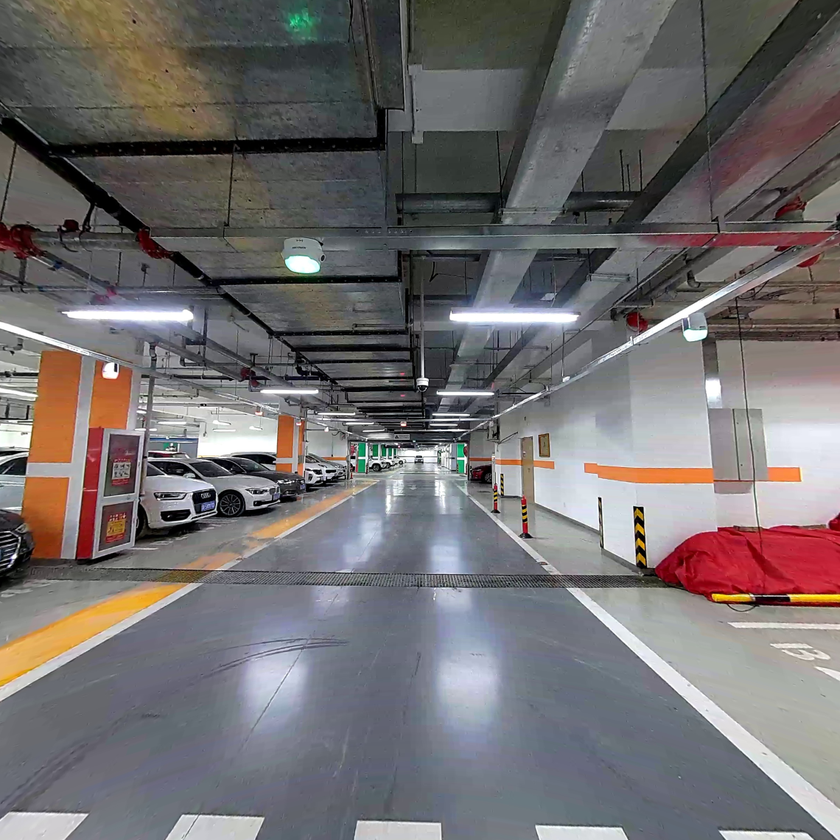
#> input picture image_reflect_removal/0_0.png, 840 x 840 px, shrunk from 1140 x 1140 before the run, found by its file name
$ python undistortion_rs.py
#> lines starting #> are read from the running program, lines starting #| are printed output that depends on the picture
import os
import cv2
import numpy as np


if __name__ == "__main__":
    root_path = "/home/antenna/ssd/Mall/colormap/2023.08.10.10.59.48/mve_info"

    frame = "0_0.png"

    # cam0:
    # distortion_coeffs: [0.3509820376220978, 0.1613432051236743, -0.03701740875758452, 0.1050650531955296]
    # intrinsics: [0, 1036.77711495113, 1043.841433589064, 1023.205398456701, 1035.297790890757]

    fx = 1036.77711495113;
    fy = 1043.841433589064
    cx = 1023.205398456701
    cy = 1035.297790890757

    for i in range(0, 1):
        camera = "{}".format(i)

        img_path = os.path.join(root_path, frame)

        img = cv2.imread(img_path)
#> img is the input picture: shape (840, 840, 3); mean B, G, R 110.6, 109.9, 113.9
        img_shape = img.shape
#> img_shape = (840, 840, 3)

        cameraMatrix = np.array(
            [[cx, 0 , cx],
            [0  , fy, cy],
            [0  , 0 , 1]
            ])
        distCoeffs = np.array([0.3509820376220978, 0.1613432051236743, -0.03701740875758452, 0.1050650531955296])

        img_res = cv2.undistort(img, cameraMatrix, distCoeffs)
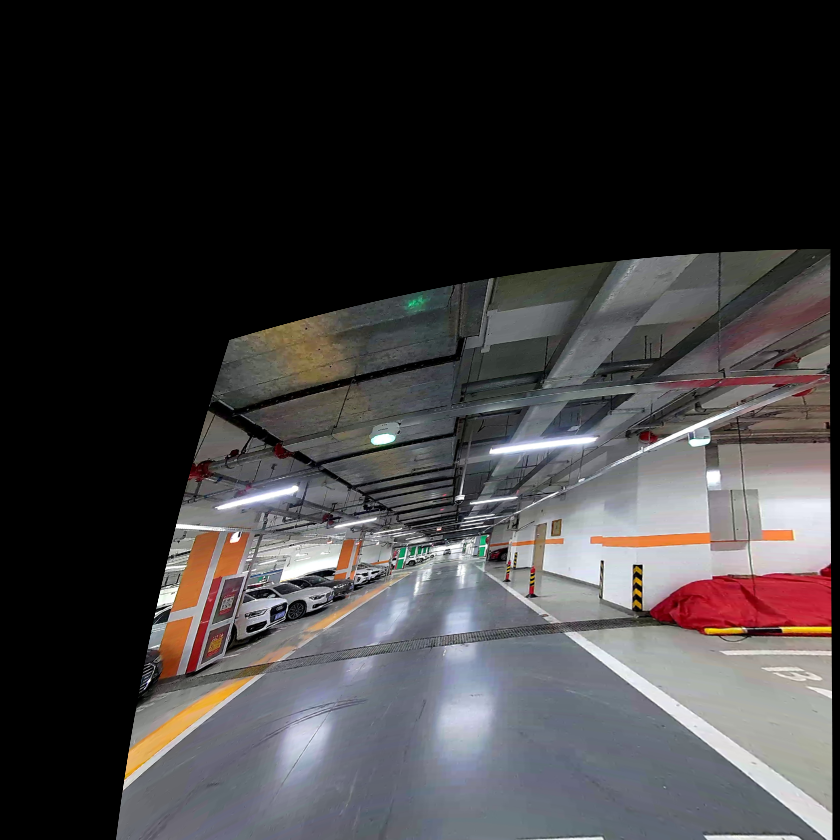
#> img_res: shape (840, 840, 3); mean B, G, R 61.3, 60.3, 62.6

        cv2.imwrite(os.path.join(root_path, "res_" + frame), img_res)
